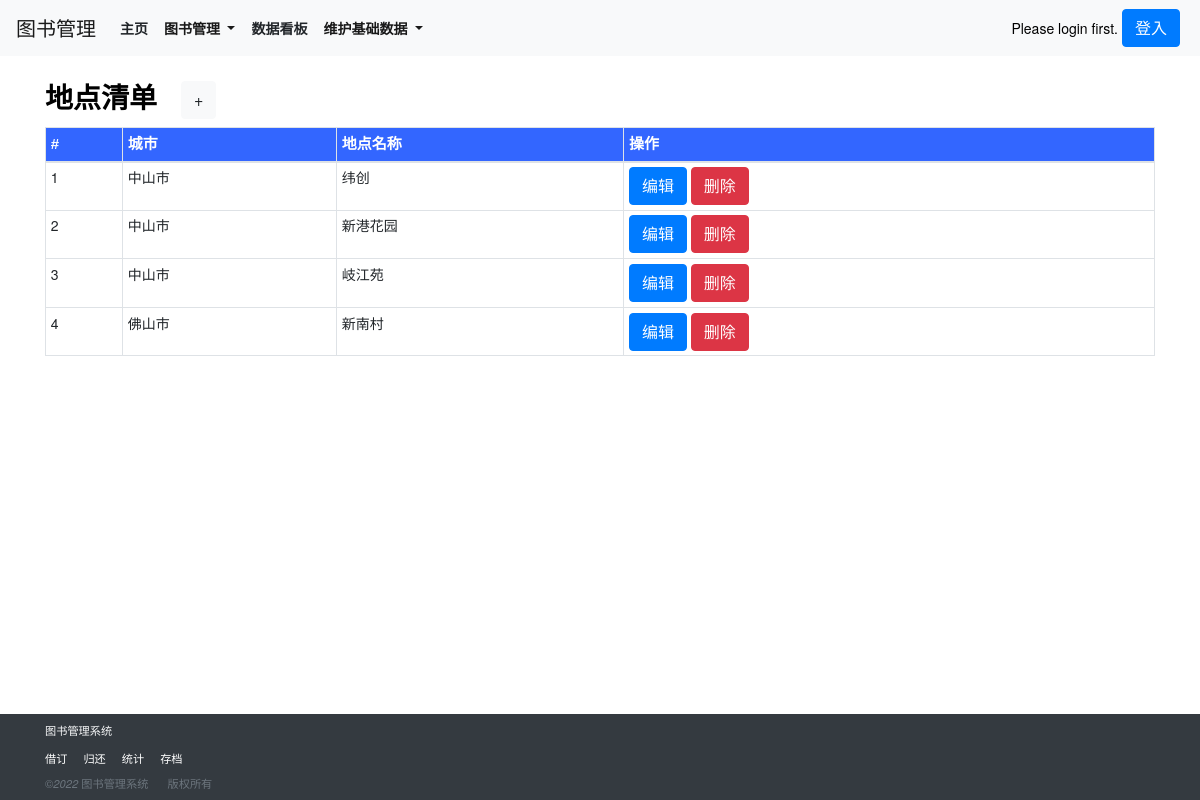
The page /locationlist_show/ on the database as committed earlier.
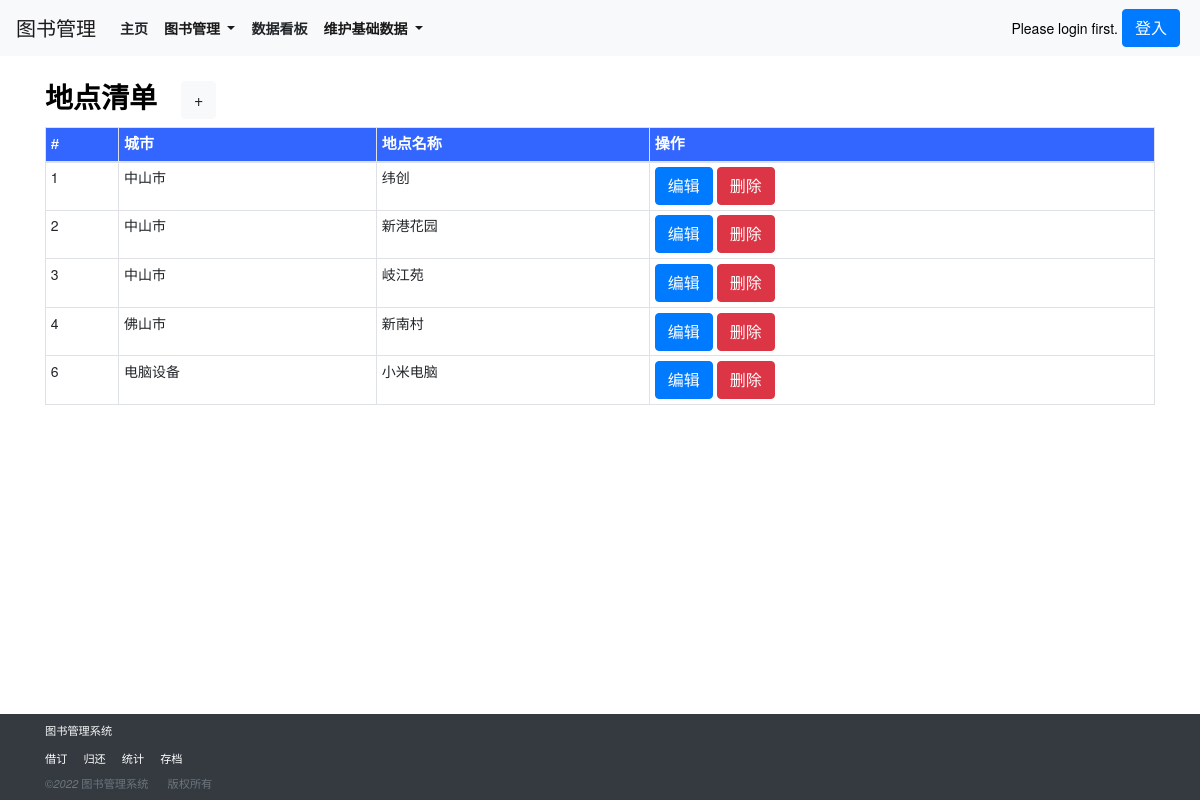
The same page on the database as committed later.
### book/models.py (models this page shows, shortened)
class location(models.Model):
    lid = models.AutoField(primary_key=True)
    location_city = models.CharField(max_length=500,verbose_name=('城市'))
    location_name = models.CharField(max_length=500,verbose_name=('地点名称'))
    class Meta:
        verbose_name = ('地点')
        verbose_name_plural = ('地点')

### book/views.py (the view)
# urls.py: path('locationlist_show/', views.locationlist_show, name='locationlist_show'),
def locationlist_show(request):
    locationlist = location.objects.all()
    context = {
        'locationlist':locationlist,
    }
    return render(request,'locationlist_show.html',context)

### templates/locationlist_show.html (shortened to what this page needs)
{% extends 'base.html' %}
{% load static %}
{% block body_block %}
<div class="container">
    <div class="row py-4 align-items-center">
        <div class="col-lg-12 col-md-12 mt-0 table-responsive"  style="background-color: #fff;">
            <h3 class="font-weight-bold">地点清单<a class="ml-4 btn btn-light" href="/locationlist_new/">+</a></h3>
            <table class="table table-striped table-sm table-bordered ">
                <thead>
                    <tr style="color:White;background-color:#3366FF;font-family:微軟正黑體,Tahoma,Arial,微軟雅黑體;font-size:15px;">
                        <th scope="col">#</th>
                        <th scope="col">城市</th>
                        <th scope="col">地点名称</th>
                        <th scope="col">操作</th>
                    </tr>
                </thead>
                {% for location in locationlist %}
                    <td>{{ location.lid }}</td>
                    <td>{{ location.location_city }}</td>
                    <td>{{ location.location_name }}</td>
                    <td>
                        <a class="btn btn-primary btn-xs" href="/locationlist_edit/{{ location.lid }}/">编辑</a>
                        <a class="btn btn-danger btn-xs" href="/locationlist_delete/{{ location.lid }}/">删除</a>
                    </td>
                {% endfor %}
            </table>
        </div>
    </div>
</div>
<br>
<br>
<br>
<br>
<br>
{% endblock %}

Rows that differ between the two databases and show on the page:
added location: lid "6", location_city "电脑设备", location_name "小米电脑"
